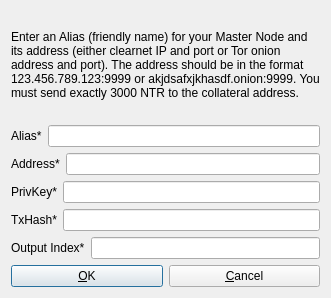
<?xml version="1.0" encoding="UTF-8"?>
<ui version="4.0">
 <class>AddEditAdrenalineNode</class>
 <widget class="QDialog" name="AddEditAdrenalineNode">
  <property name="geometry">
   <rect>
    <x>0</x>
    <y>0</y>
    <width>331</width>
    <height>298</height>
   </rect>
  </property>
  <property name="windowTitle">
   <string>Add/Edit Therris Node</string>
  </property>
  <property name="modal">
   <bool>true</bool>
  </property>
  <layout class="QVBoxLayout" name="verticalLayout">
   <item>
    <widget class="QLabel" name="label_9">
     <property name="sizePolicy">
      <sizepolicy hsizetype="Preferred" vsizetype="Expanding">
       <horstretch>0</horstretch>
       <verstretch>0</verstretch>
      </sizepolicy>
     </property>
     <property name="text">
      <string>&lt;html&gt;&lt;head/&gt;&lt;body&gt;&lt;p&gt;Enter an Alias (friendly name) for your Master Node and its address (either clearnet IP and port or Tor onion address and port). The address should be in the format 123.456.789.123:9999 or akjdsafxjkhasdf.onion:9999. You must send exactly 3000 NTR to the collateral address.&lt;/p&gt;&lt;/body&gt;&lt;/html&gt;</string>
     </property>
     <property name="wordWrap">
      <bool>true</bool>
     </property>
    </widget>
   </item>
   <item>
    <layout class="QHBoxLayout" name="horizontalLayout_4">
     <property name="bottomMargin">
      <number>0</number>
     </property>
     <item>
      <widget class="QLabel" name="label_4">
       <property name="text">
        <string>Alias*</string>
       </property>
      </widget>
     </item>
     <item>
      <widget class="QLineEdit" name="aliasLineEdit"/>
     </item>
    </layout>
   </item>
   <item>
    <layout class="QHBoxLayout" name="horizontalLayout_5">
     <property name="bottomMargin">
      <number>0</number>
     </property>
     <item>
      <widget class="QLabel" name="label_6">
       <property name="text">
        <string>Address*</string>
       </property>
      </widget>
     </item>
     <item>
      <widget class="QLineEdit" name="addressLineEdit"/>
     </item>
    </layout>
   </item>
   <item>
    <layout class="QHBoxLayout" name="horizontalLayout_3">
     <property name="bottomMargin">
      <number>0</number>
     </property>
     <item>
      <widget class="QLabel" name="label_5">
       <property name="text">
        <string>PrivKey*</string>
       </property>
      </widget>
     </item>
     <item>
      <widget class="QLineEdit" name="privkeyLineEdit"/>
     </item>
    </layout>
   </item>
   <item>
    <layout class="QHBoxLayout" name="horizontalLayout_2">
     <property name="bottomMargin">
      <number>0</number>
     </property>
     <item>
      <widget class="QLabel" name="label_2">
       <property name="text">
        <string>TxHash*</string>
       </property>
      </widget>
     </item>
     <item>
      <widget class="QLineEdit" name="txhashLineEdit"/>
     </item>
    </layout>
   </item>
   <item>
    <layout class="QHBoxLayout" name="horizontalLayout_8">
     <property name="bottomMargin">
      <number>0</number>
     </property>
     <item>
      <widget class="QLabel" name="label_8">
       <property name="text">
        <string>Output Index*</string>
       </property>
      </widget>
     </item>
     <item>
      <widget class="QLineEdit" name="outputindexLineEdit"/>
     </item>
    </layout>
   </item>
   <item>
    <layout class="QHBoxLayout" name="horizontalLayout_Buttons">
     <item>
      <widget class="QPushButton" name="okButton">
       <property name="text">
        <string>&amp;OK</string>
       </property>
      </widget>
     </item>
     <item>
      <widget class="QPushButton" name="cancelButton">
       <property name="text">
        <string>&amp;Cancel</string>
       </property>
       <property name="autoDefault">
        <bool>false</bool>
       </property>
      </widget>
     </item>
    </layout>
   </item>
  </layout>
 </widget>
 <resources/>
 <connections/>
</ui>
